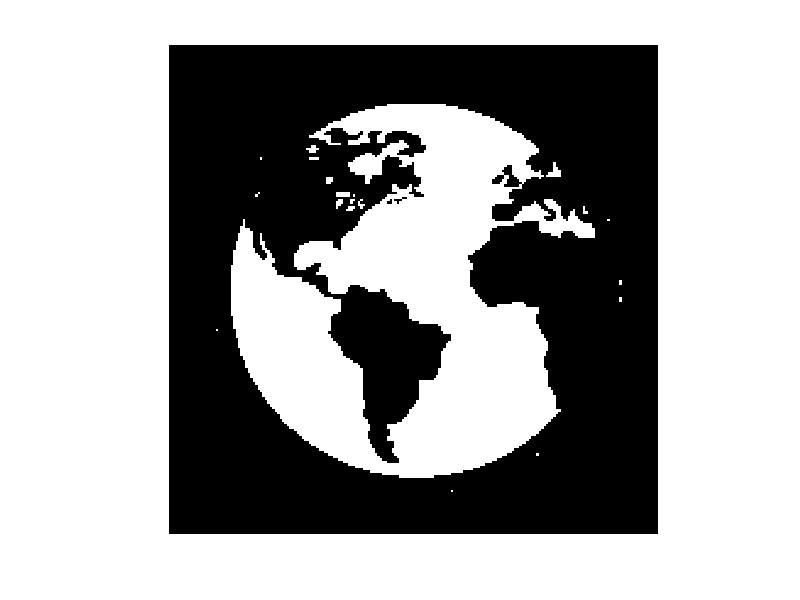

Reproduce this figure in MATLAB.
close all; clear all; clc; 
%%% test de récepteur cohérent

load("randomsignal16.mat")
load("binaryimage16.mat")

fs = 48000; 
Ts = 1/fs; 
b=2;
M = 4; 
df=1000;
f0 = 10000;
T = 1/(2*df); 
ntot = 200*200/b;
pas = Ts;
ttot = ntot*T;
infor = [];
final = [];
a = T/Ts;
phi = pi;

for n = 0:ntot-1
    t = n*T:Ts:(n+1)*T-Ts;
    t = n*T:Ts:(n+1)*T-Ts;
    fi = [f0, f0+df, f0+2*df, f0+3*df];
    [~, I] = max(abs(trapz(stot(n*a+1:(n+1)*a)'.*exp(-1i*2*pi*t'*fi+phi))));
    m = dec2bin(I-1,2); %%% on fait -1 car si on a le max en corr(4), ça correspond à i = m = 3
    infor = [infor, m];
end 


for i=1:length(info)
    final = [final, str2num(infor(i))];
   
end

compare = final' == info;
errors = length(find(compare<1));     %trouve le nombre d'erreurs
image = reshape(final,[200, 200]);
figure(1)
imshow(image)
hold on





